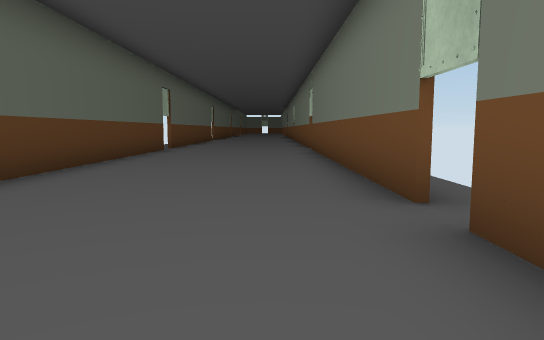
View 1 (above)

12 first-person views from a walk through a Unity game level. The camera is 0.64 m above the floor, tilts 6° down and sees 70° across. The floor is counted in squares, 1 m on a side. Each view is taken from the middle of a square. On the plan, view 1 faces up. The plan holds only what a view shows up to about 11 squares ahead; the rest is blank. The place goes on beyond the plan.

View 2
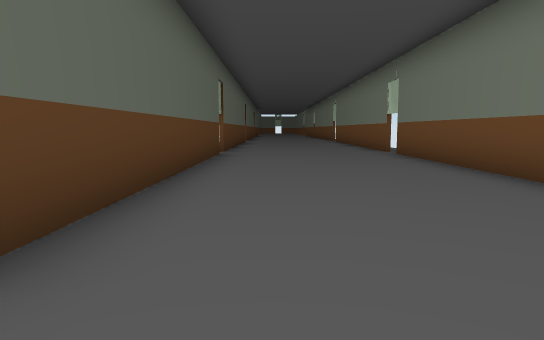

View 3
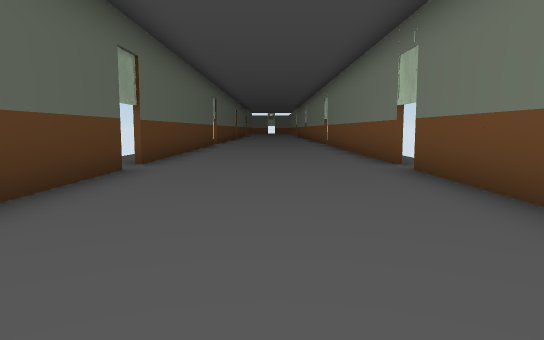

View 4
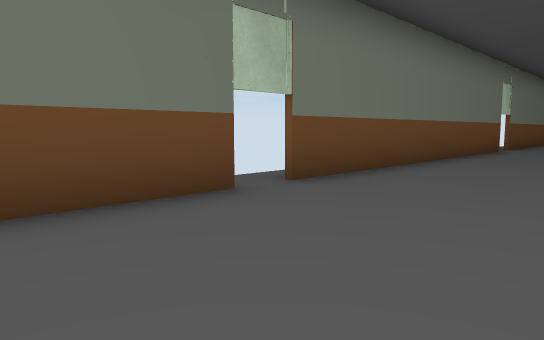

View 5
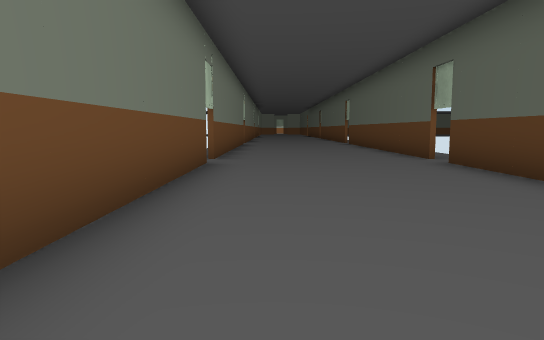

View 6
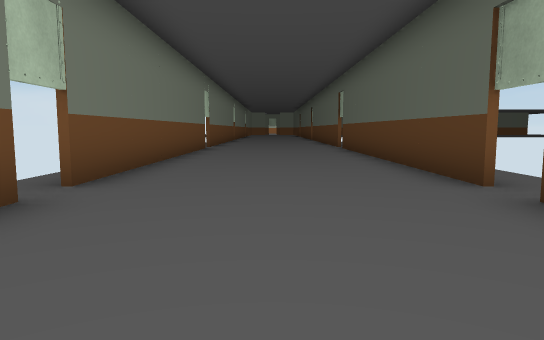

View 7
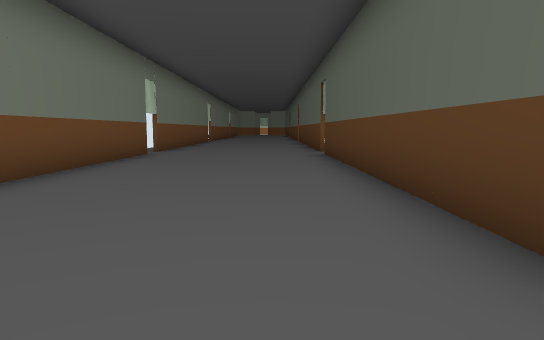

View 8
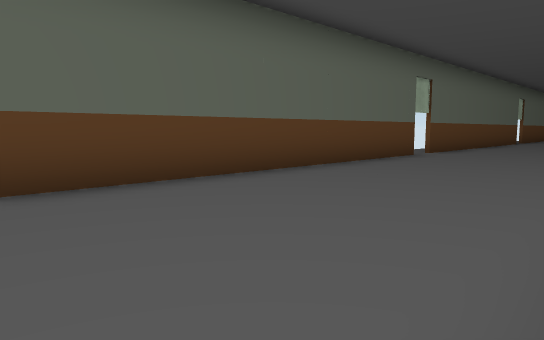

View 9
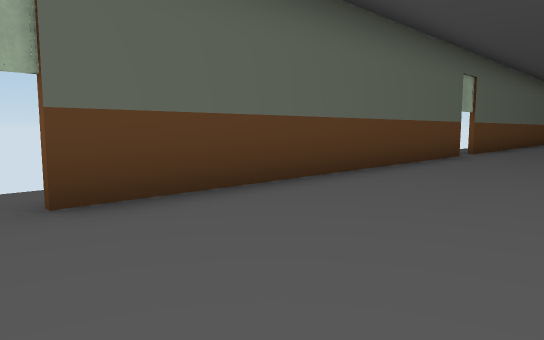

View 10
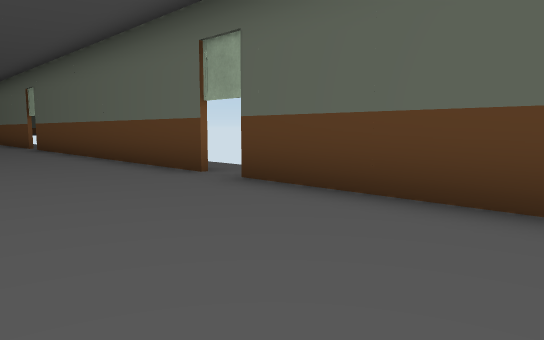

View 11
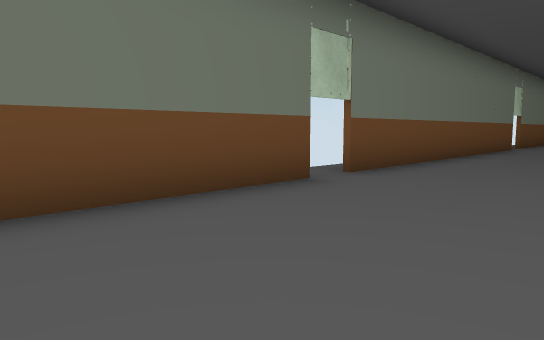

View 12
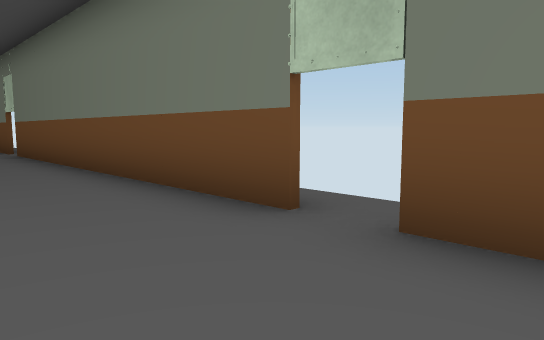

### Floor plan
Key: @ floor where view 1 was taken; # wall or solid block; x gap in a wall; . floor.
Columns run from 4 left of view 1 to 2 right of it. Each row starts with its distance up from view 1.
 17  #...#
 16  #...#
 15 .#...#.
 14 .#...#.
 13 .x...#x
 12 .x...x.
 11 .#...#.
 10  #...#
  9  #...#
  8  #...#
  7  #...#
  6  #...#
  5  #...#.
  4  #...#.
  3  ......
  2  #...#.
  1  #...#
  0  #..@#
 -1  #...#
 -2  #...#
 -3  #...#
 -4  #...#
 -5  #...#
 -6 .#...#
 -7 .......
 -8 .#...#.
 -9 .#...#
-10  #...#
-11  #...#
-12  #...#
-13  #...#
-14  #...#
-15  #...#
-16  x...x
-17  x...#

Positions as (right, up) in squares from view 1, and headings:
1: (0, 0), facing up
2: (-2, 2), facing up
3: (-1, 6), facing up
4: (-2, 6), facing down-right
5: (0, 1), facing down
6: (-1, -3), facing down
7: (-2, -6), facing down
8: (1, -7), facing up-left
9: (0, -17), facing up-left
10: (0, 17), facing down-left
11: (-2, 17), facing down-right
12: (-1, 11), facing up-right
